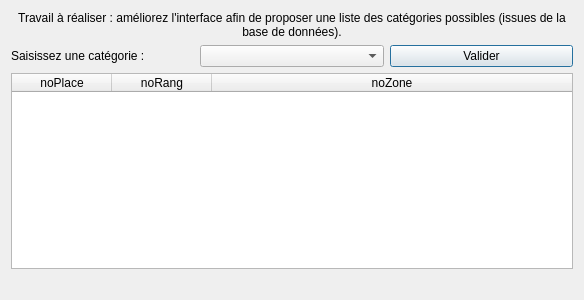
<?xml version="1.0" encoding="UTF-8"?>
<ui version="4.0">
 <class>fct_comp_3</class>
 <widget class="QDialog" name="fct_comp_3">
  <property name="geometry">
   <rect>
    <x>0</x>
    <y>0</y>
    <width>584</width>
    <height>300</height>
   </rect>
  </property>
  <property name="windowTitle">
   <string>Liste des places d'une catégorie (version 2)</string>
  </property>
  <layout class="QVBoxLayout" name="verticalLayout">
   <item>
    <widget class="QLabel" name="label">
     <property name="text">
      <string>Travail à réaliser : améliorez l'interface afin de proposer une liste des catégories possibles (issues de la base de données).</string>
     </property>
     <property name="alignment">
      <set>Qt::AlignCenter</set>
     </property>
     <property name="wordWrap">
      <bool>true</bool>
     </property>
    </widget>
   </item>
   <item>
    <layout class="QHBoxLayout" name="horizontalLayout">
     <item>
      <widget class="QLabel" name="label_2">
       <property name="text">
        <string>Saisissez une catégorie :</string>
       </property>
      </widget>
     </item>
     <item>
      <widget class="QComboBox" name="comboBox_fct_comp_3"/>
     </item>
     <item>
      <widget class="QPushButton" name="pushButton">
       <property name="text">
        <string>Valider</string>
       </property>
      </widget>
     </item>
    </layout>
   </item>
   <item>
    <widget class="QTableWidget" name="table_fct_comp_3">
     <attribute name="horizontalHeaderMinimumSectionSize">
      <number>50</number>
     </attribute>
     <attribute name="horizontalHeaderStretchLastSection">
      <bool>true</bool>
     </attribute>
     <attribute name="verticalHeaderVisible">
      <bool>false</bool>
     </attribute>
     <column>
      <property name="text">
       <string>noPlace</string>
      </property>
     </column>
     <column>
      <property name="text">
       <string>noRang</string>
      </property>
     </column>
     <column>
      <property name="text">
       <string>noZone</string>
      </property>
     </column>
    </widget>
   </item>
   <item>
    <widget class="QLabel" name="label_fct_comp_3">
     <property name="text">
      <string/>
     </property>
     <property name="alignment">
      <set>Qt::AlignCenter</set>
     </property>
    </widget>
   </item>
  </layout>
 </widget>
 <resources/>
 <connections>
  <connection>
   <sender>pushButton</sender>
   <signal>clicked()</signal>
   <receiver>fct_comp_3</receiver>
   <slot>refreshResult()</slot>
   <hints>
    <hint type="sourcelabel">
     <x>364</x>
     <y>52</y>
    </hint>
    <hint type="destinationlabel">
     <x>444</x>
     <y>81</y>
    </hint>
   </hints>
  </connection>
 </connections>
 <slots>
  <slot>refreshResult()</slot>
 </slots>
</ui>
